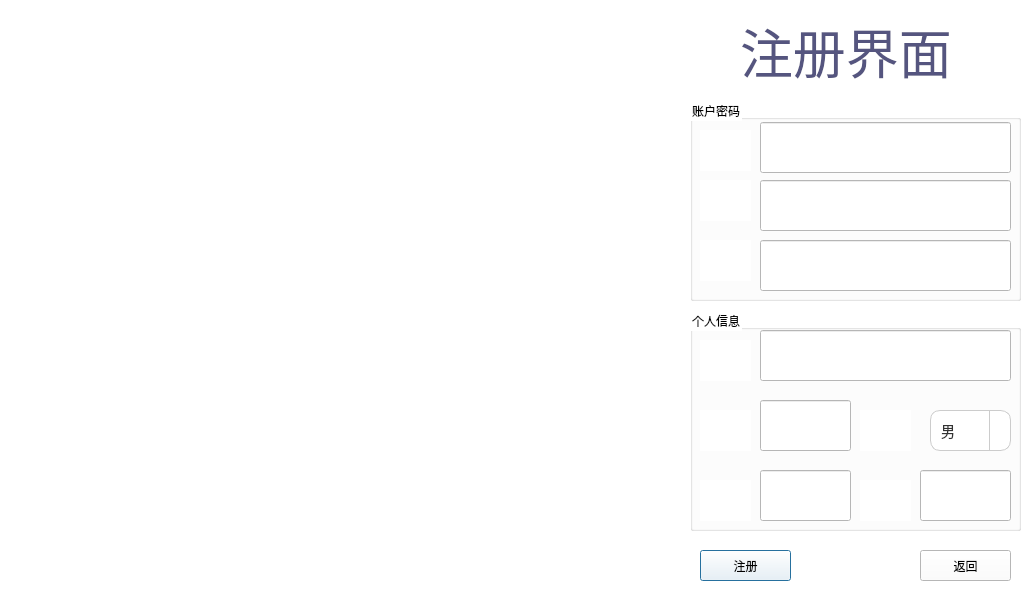
<?xml version="1.0" encoding="UTF-8"?>
<ui version="4.0">
 <class>sign_in</class>
 <widget class="QDialog" name="sign_in">
  <property name="geometry">
   <rect>
    <x>0</x>
    <y>0</y>
    <width>1024</width>
    <height>600</height>
   </rect>
  </property>
  <property name="minimumSize">
   <size>
    <width>1024</width>
    <height>600</height>
   </size>
  </property>
  <property name="maximumSize">
   <size>
    <width>1024</width>
    <height>600</height>
   </size>
  </property>
  <property name="font">
   <font>
    <bold>false</bold>
   </font>
  </property>
  <property name="windowTitle">
   <string>Dialog</string>
  </property>
  <property name="styleSheet">
   <string notr="true">background-color: rgb(255, 255, 255);</string>
  </property>
  <widget class="QGroupBox" name="groupBox">
   <property name="geometry">
    <rect>
     <x>690</x>
     <y>100</y>
     <width>331</width>
     <height>201</height>
    </rect>
   </property>
   <property name="title">
    <string>账户密码</string>
   </property>
   <widget class="QLabel" name="label_2">
    <property name="geometry">
     <rect>
      <x>10</x>
      <y>30</y>
      <width>51</width>
      <height>41</height>
     </rect>
    </property>
    <property name="text">
     <string/>
    </property>
    <property name="pixmap">
     <pixmap resource="image.qrc">:/icons/sigin/sigin_user.png</pixmap>
    </property>
    <property name="scaledContents">
     <bool>true</bool>
    </property>
   </widget>
   <widget class="QLabel" name="label_3">
    <property name="geometry">
     <rect>
      <x>10</x>
      <y>80</y>
      <width>51</width>
      <height>41</height>
     </rect>
    </property>
    <property name="text">
     <string/>
    </property>
    <property name="pixmap">
     <pixmap resource="image.qrc">:/icons/sigin/sigin_entpasd.png</pixmap>
    </property>
    <property name="scaledContents">
     <bool>true</bool>
    </property>
   </widget>
   <widget class="QLabel" name="label_4">
    <property name="geometry">
     <rect>
      <x>10</x>
      <y>140</y>
      <width>51</width>
      <height>41</height>
     </rect>
    </property>
    <property name="text">
     <string/>
    </property>
    <property name="pixmap">
     <pixmap resource="image.qrc">:/icons/sigin/sigin_password.png</pixmap>
    </property>
    <property name="scaledContents">
     <bool>true</bool>
    </property>
   </widget>
   <widget class="QtMaterialTextField" name="lineEdit_user">
    <property name="geometry">
     <rect>
      <x>70</x>
      <y>22</y>
      <width>251</width>
      <height>51</height>
     </rect>
    </property>
   </widget>
   <widget class="QtMaterialTextField" name="lineEdit_password">
    <property name="geometry">
     <rect>
      <x>70</x>
      <y>80</y>
      <width>251</width>
      <height>51</height>
     </rect>
    </property>
   </widget>
   <widget class="QtMaterialTextField" name="lineEdit_entPsd">
    <property name="geometry">
     <rect>
      <x>70</x>
      <y>140</y>
      <width>251</width>
      <height>51</height>
     </rect>
    </property>
   </widget>
  </widget>
  <widget class="QGroupBox" name="groupBox_2">
   <property name="geometry">
    <rect>
     <x>690</x>
     <y>310</y>
     <width>331</width>
     <height>221</height>
    </rect>
   </property>
   <property name="title">
    <string>个人信息</string>
   </property>
   <widget class="QLabel" name="label_5">
    <property name="geometry">
     <rect>
      <x>10</x>
      <y>30</y>
      <width>51</width>
      <height>41</height>
     </rect>
    </property>
    <property name="text">
     <string/>
    </property>
    <property name="pixmap">
     <pixmap resource="image.qrc">:/icons/sigin/sigin_name.png</pixmap>
    </property>
    <property name="scaledContents">
     <bool>true</bool>
    </property>
   </widget>
   <widget class="QLabel" name="label_6">
    <property name="geometry">
     <rect>
      <x>10</x>
      <y>100</y>
      <width>51</width>
      <height>41</height>
     </rect>
    </property>
    <property name="text">
     <string/>
    </property>
    <property name="pixmap">
     <pixmap resource="image.qrc">:/icons/sigin/sigin_age2.png</pixmap>
    </property>
    <property name="scaledContents">
     <bool>true</bool>
    </property>
   </widget>
   <widget class="QLabel" name="label_7">
    <property name="geometry">
     <rect>
      <x>170</x>
      <y>100</y>
      <width>51</width>
      <height>41</height>
     </rect>
    </property>
    <property name="text">
     <string/>
    </property>
    <property name="pixmap">
     <pixmap resource="image.qrc">:/icons/sigin/sigin_sex.png</pixmap>
    </property>
    <property name="scaledContents">
     <bool>true</bool>
    </property>
   </widget>
   <widget class="QComboBox" name="comboBox_sex">
    <property name="geometry">
     <rect>
      <x>240</x>
      <y>100</y>
      <width>81</width>
      <height>41</height>
     </rect>
    </property>
    <property name="mouseTracking">
     <bool>false</bool>
    </property>
    <property name="styleSheet">
     <string notr="true">QComboBox {
    background-color: white;
    border: 1px solid #ccc;
    border-radius: 10px; /* 圆角半径 */
    padding: 5px 10px; /* 内边距 */
    font-size: 14px;
    color: #333;
}

QComboBox::drop-down {
    subcontrol-origin: padding;
    subcontrol-position: top right;
    width: 20px; /* 下拉按钮的宽度 */
    border-left: 1px solid #ccc;
    border-top-right-radius: 10px; /* 下拉按钮的右上角圆角 */
    border-bottom-right-radius: 10px; /* 下拉按钮的右下角圆角 */
}

QComboBox::down-arrow {
    image: url(:/images/down_arrow.png); /* 下拉箭头图标 */
    width: 10px;
    height: 10px;
}

QComboBox QAbstractItemView {
    border: 1px solid #ccc;
    border-radius: 10px; /* 下拉列表的圆角 */
    background-color: white;
    selection-background-color: #e0e0e0; /* 选中项的背景颜色 */
    selection-color: #333; /* 选中项的文本颜色 */
    padding: 5px;
}</string>
    </property>
    <item>
     <property name="text">
      <string>男</string>
     </property>
    </item>
    <item>
     <property name="text">
      <string>女</string>
     </property>
    </item>
   </widget>
   <widget class="QLabel" name="label_8">
    <property name="geometry">
     <rect>
      <x>10</x>
      <y>170</y>
      <width>51</width>
      <height>41</height>
     </rect>
    </property>
    <property name="text">
     <string/>
    </property>
    <property name="pixmap">
     <pixmap resource="image.qrc">:/icons/sigin/sigin_height.png</pixmap>
    </property>
    <property name="scaledContents">
     <bool>true</bool>
    </property>
   </widget>
   <widget class="QLabel" name="label_9">
    <property name="geometry">
     <rect>
      <x>170</x>
      <y>170</y>
      <width>51</width>
      <height>41</height>
     </rect>
    </property>
    <property name="text">
     <string/>
    </property>
    <property name="pixmap">
     <pixmap resource="image.qrc">:/icons/sigin/sigin_weight.png</pixmap>
    </property>
    <property name="scaledContents">
     <bool>true</bool>
    </property>
   </widget>
   <widget class="QtMaterialTextField" name="lineEdit_name">
    <property name="geometry">
     <rect>
      <x>70</x>
      <y>20</y>
      <width>251</width>
      <height>51</height>
     </rect>
    </property>
   </widget>
   <widget class="QtMaterialTextField" name="lineEdit_age">
    <property name="geometry">
     <rect>
      <x>70</x>
      <y>90</y>
      <width>91</width>
      <height>51</height>
     </rect>
    </property>
   </widget>
   <widget class="QtMaterialTextField" name="lineEdit_height">
    <property name="geometry">
     <rect>
      <x>70</x>
      <y>160</y>
      <width>91</width>
      <height>51</height>
     </rect>
    </property>
   </widget>
   <widget class="QtMaterialTextField" name="lineEdit_weight">
    <property name="geometry">
     <rect>
      <x>230</x>
      <y>160</y>
      <width>91</width>
      <height>51</height>
     </rect>
    </property>
   </widget>
  </widget>
  <widget class="QtMaterialRaisedButton" name="pushButton_signin">
   <property name="geometry">
    <rect>
     <x>700</x>
     <y>550</y>
     <width>91</width>
     <height>31</height>
    </rect>
   </property>
   <property name="text">
    <string>注册</string>
   </property>
  </widget>
  <widget class="QtMaterialRaisedButton" name="pushButton_back">
   <property name="geometry">
    <rect>
     <x>920</x>
     <y>550</y>
     <width>91</width>
     <height>31</height>
    </rect>
   </property>
   <property name="text">
    <string>返回</string>
   </property>
  </widget>
  <widget class="QLabel" name="label_log_in">
   <property name="geometry">
    <rect>
     <x>0</x>
     <y>0</y>
     <width>681</width>
     <height>601</height>
    </rect>
   </property>
   <property name="text">
    <string/>
   </property>
   <property name="pixmap">
    <pixmap resource="image.qrc">:/icons/sigin/sign_in.png</pixmap>
   </property>
   <property name="scaledContents">
    <bool>true</bool>
   </property>
  </widget>
  <widget class="QLabel" name="label">
   <property name="geometry">
    <rect>
     <x>740</x>
     <y>20</y>
     <width>221</width>
     <height>61</height>
    </rect>
   </property>
   <property name="font">
    <font>
     <family>华文行楷</family>
     <pointsize>40</pointsize>
     <bold>false</bold>
    </font>
   </property>
   <property name="styleSheet">
    <string notr="true">color: rgb(85, 85, 127);</string>
   </property>
   <property name="text">
    <string>注册界面</string>
   </property>
  </widget>
 </widget>
 <customwidgets>
  <customwidget>
   <class>QtMaterialRaisedButton</class>
   <extends>QPushButton</extends>
   <header>qtmaterialraisedbutton.h</header>
  </customwidget>
  <customwidget>
   <class>QtMaterialTextField</class>
   <extends>QLineEdit</extends>
   <header>qtmaterialtextfield.h</header>
  </customwidget>
 </customwidgets>
 <resources>
  <include location="image.qrc"/>
 </resources>
 <connections/>
</ui>
